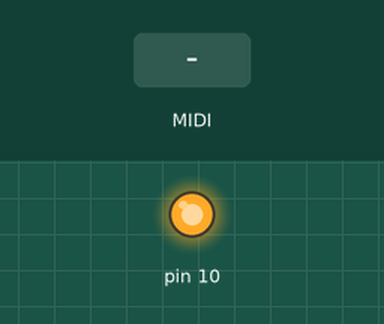
Simulated run of this sketch. Board: Arduino Uno, built with avr-gcc and run on an emulated ATmega328P. Parts: output pins drawn as LEDs (lit = HIGH). The inputs (shaded band) are chosen by the test bench. MIDI output is not drawn.

Above: at 1.2 s.
1.3 s: MIDI note 72 received
At 1.45 s:
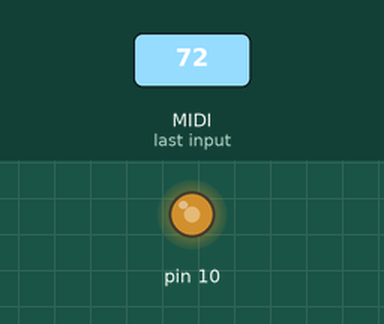
Timing chart, 0 to 4.3 s (numbered marks = the images above; inputs shaded):
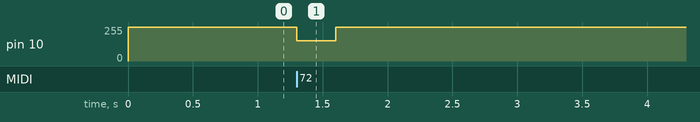

The sketch:

walkman-synth.ino
```cpp
#include <MIDI.h>
#include <SoftwareSerial.h>

#define SOFT_SERIAL_RX_PIN 12
#define SOFT_SERIAL_TX_PIN 13

SoftwareSerial SoftSerial(SOFT_SERIAL_RX_PIN, SOFT_SERIAL_TX_PIN);

MIDI_CREATE_INSTANCE(SoftwareSerial, SoftSerial, MIDI);

#if 0
// 50Hz, TOP 20000
#define TCCR1A_VALUE 0b00100001
#define TCCR1B_VALUE 0b00010010
#define OCR1A_VALUE 20000
#define BASE_PWM 1313
#define PWM_0 7000
#define PWM_12 12700
#else
// 31KHz, TOP 268
#define TCCR1A_VALUE 0b00100001
#define TCCR1B_VALUE 0b00010001
#define OCR1A_VALUE 268
#define BASE_PWM 65
#define PWM_0 135
#define PWM_12 215
#endif

byte note = 0;

int getOutputValue() {
  if (note >= 69 && note < 69+19) {
    return noteToPWM(note - 69);
  }
}

void handleNoteOn(byte inChannel, byte inNote, byte inVelocity) {
  note = inNote;
}

void handleNoteOff(byte inChannel, byte inNote, byte inVelocity) {
  note = 0;
}

void setupMIDI() {
  MIDI.setHandleNoteOn(handleNoteOn);
  MIDI.setHandleNoteOff(handleNoteOff);
  MIDI.begin();
  MIDI.turnThruOn();
}

void setupPWM() {
  TCCR1A = TCCR1A_VALUE;
  TCCR1B = TCCR1B_VALUE;

  OCR1A = OCR1A_VALUE;  // 20ms. Cycle Time
  OCR1B = 0;  // 1.5 ms. Initial Pulse Width to center servo

  DDRB |= (1 << PB2);  // Output on PB2
}

void setup() {
  //Serial.begin(9600);

  setupMIDI();
  setupPWM();
}

void loop() {
  OCR1B = getOutputValue();
  MIDI.read();
}

// 0 is A220, can be negative
int noteToPWM(int note) {
  float scalar = (float)(PWM_12-PWM_0);
  return BASE_PWM+(int)(scalar*pow(2, (float)note/12.0));
}
```

Measured:
- after the input at 1.3 s, pin 10: 255/255 → 152/255 at once, → 255/255 0.30 s later
